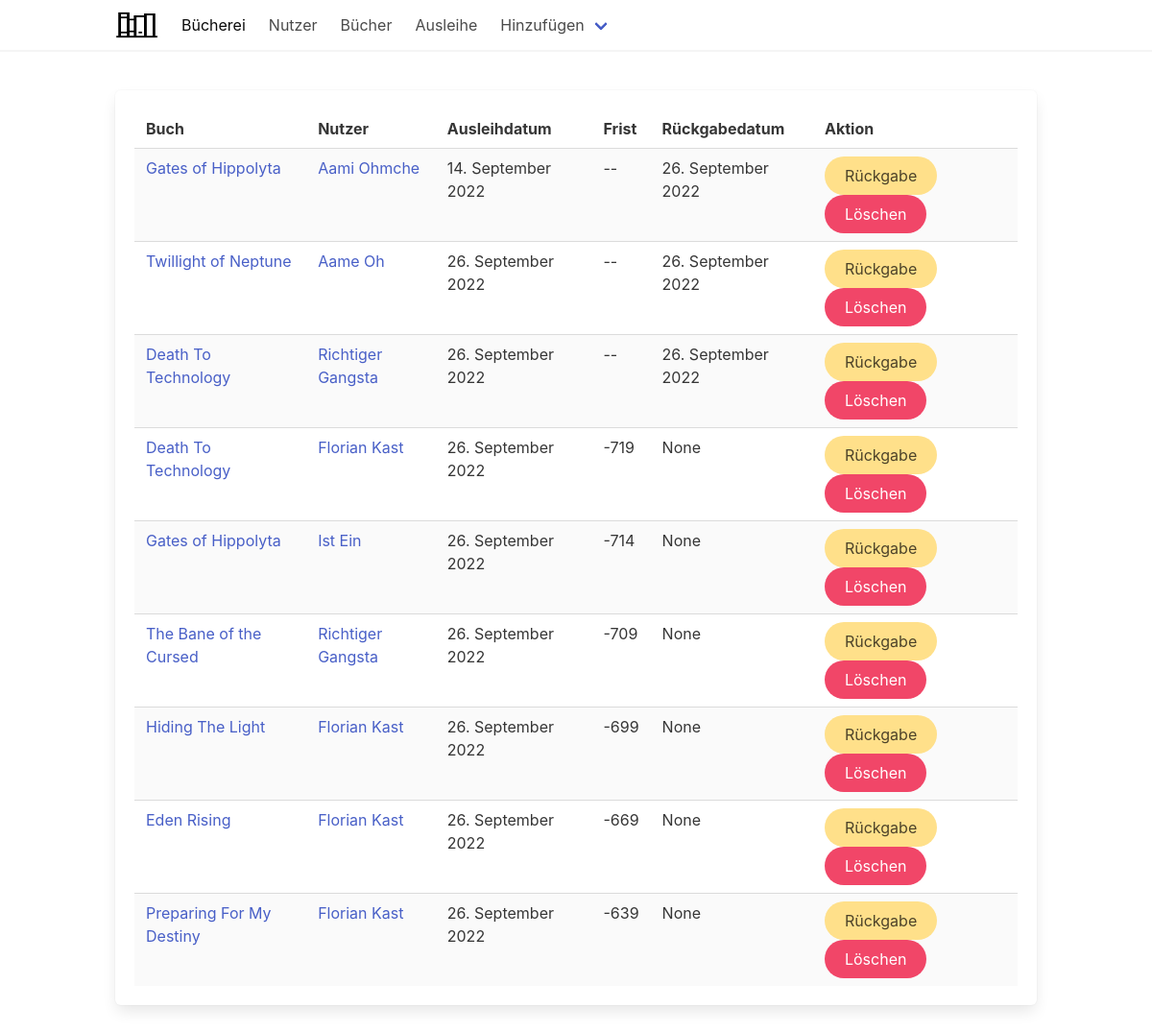
Before: / with the older database file.
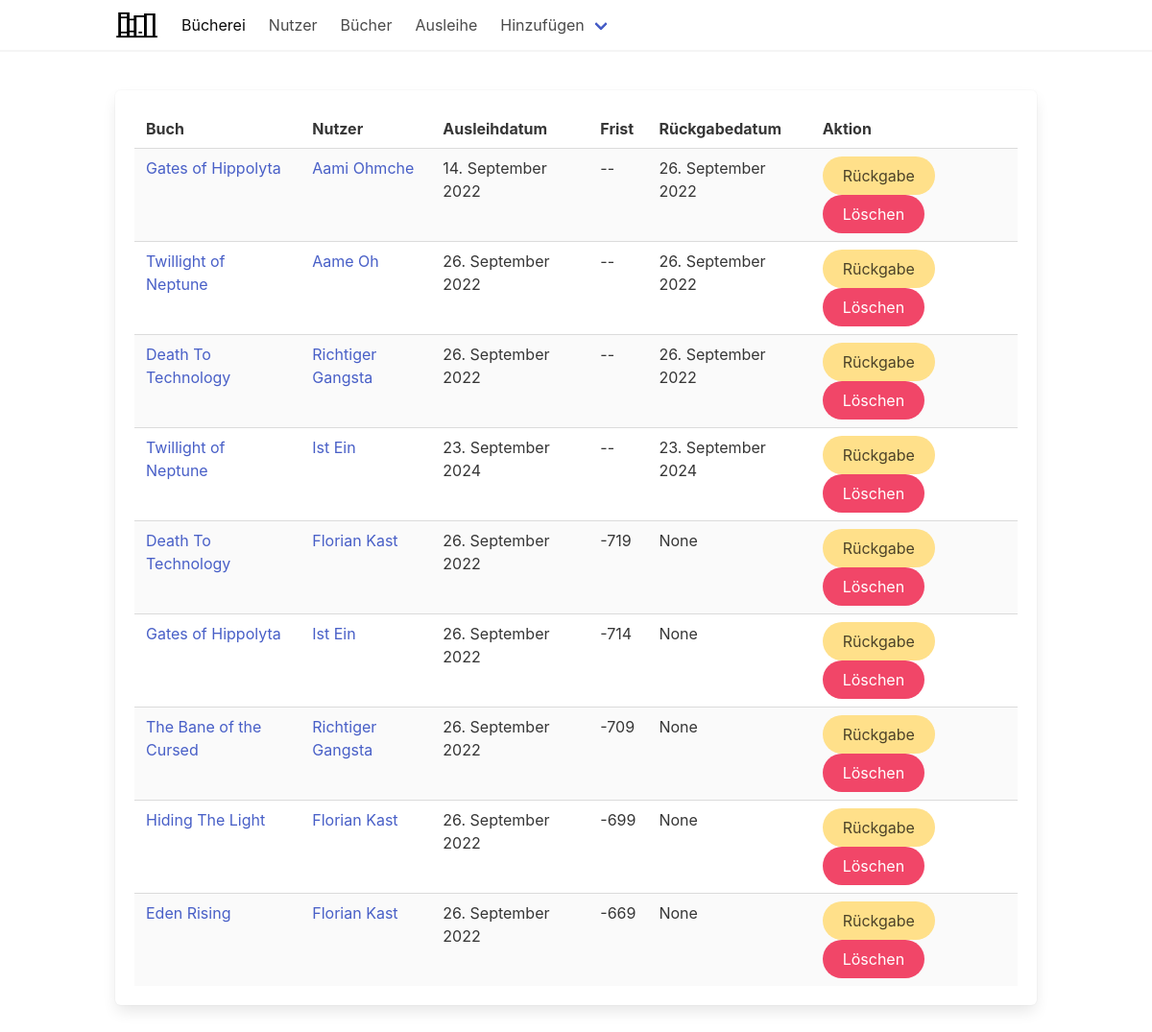
After: the same page with the newer database file.
### buecherei/models.py (models this page shows, shortened)
class Ausleihe(models.Model):
    buchID = models.ForeignKey(Buch,on_delete=models.CASCADE)
    bibliotheksbenutzerID = models.ForeignKey(Bibliotheksbenutzer, on_delete=models.CASCADE)
    frist = models.IntegerField(default="30", verbose_name="Penis", null=True)
    verbleibend = models.IntegerField(null=True)
    ausleihdatum = models.DateField(auto_now_add=True)
    rueckgabedatum = models.DateField(null=True, blank=True)
    class Meta:
        verbose_name_plural = "Ausleihe"

class Buch(models.Model):
    isbn = models.IntegerField()
    verlag = models.ForeignKey(Verlag, on_delete=models.CASCADE, related_name="verlag")
    titel = models.CharField(max_length=64)
    genre = models.CharField(max_length=64)
    jahr = models.IntegerField()
    autor = models.ManyToManyField(Autor)
    ausgeliehen = models.BooleanField(default=False)
    def __str__(self):
        return f"{self.titel}"
    class Meta:
        verbose_name_plural = "Bücher"

class Bibliotheksbenutzer(models.Model):
    name = models.CharField(max_length=64)
    nachname = models.CharField(max_length=64)
    strasse = models.CharField(max_length=64)
    plz = models.IntegerField()
    def __str__(self):
        return f"{self.name} {self.nachname}"
    class Meta:
        verbose_name_plural = "Bibliotheksbenutzer"

### buecherei/views.py (the view, shortened to what this page needs)
# urls.py: path('', views.index, name='index'),
def index(request):
    aktuelle_frist = Ausleihe.objects.filter(rueckgabedatum=None).values("ausleihdatum", "frist", "id")
    new_frist = [date.today() - aktuelle_frist[x]["ausleihdatum"] for x in range(len(aktuelle_frist))]
    new_frist = [aktuelle_frist[x]["frist"] - new_frist[x].days for x in range(len(aktuelle_frist))]
    for x in range(len(aktuelle_frist)):
        Ausleihe.objects.filter(rueckgabedatum=None).filter(id=aktuelle_frist[x]["id"]).update(verbleibend=new_frist[x])
    alle_ausleihe = Ausleihe.objects.all()
    paginator = Paginator(alle_ausleihe.order_by("frist"), 25)
    page_number = request.GET.get('page')
    page_obj = paginator.get_page(page_number)
    return render(request, 'index.html', {
        "page_obj": page_obj,
    })

### templates/index.html (shortened to what this page needs)
{% extends "base.html" %}
{% block navbar %}
    <a class="navbar-item is-active" href="/">Bücherei</a>
    <a class="navbar-item" href="{% url "nutzer" %}">Nutzer</a>
    <a class="navbar-item" href="{% url "buch" %}">Bücher</a>
    <a class="navbar-item" href="{% url "ausleih" %}">Ausleihe</a>
{% endblock %}
{% block content %}
<div class="container is-max-widescreen">
<div class="columns">
<div class="column is-centered">
    <form method="post">
    {% block table %}
        <table  class="table is-striped is-hoverable box">
            <tr class="tr">
                <th class="th">Buch</th>
                <th class="th">Nutzer</th>
                <th class="th">Ausleihdatum</th>
                <th class="th">Frist</th>
                <th class="th">Rückgabedatum</th>
                <th class=" th th__actions">Aktion</th>
            </tr>
            {% for ausleih in page_obj %}
            <tr class="tr nutzer__table_row">
                <td class="td"><a href="{% url 'buch_detail' ausleih.buchID.id %}">{{ ausleih.buchID }}</a></td>
                <td class="td"><a href="{% url 'nutzer_detail' ausleih.bibliotheksbenutzerID.id %}">{{ ausleih.bibliotheksbenutzerID }}</a></td>
                <td class="td">{{ ausleih.ausleihdatum }}</td>
                {% if not ausleih.frist %}
                    <td class="td">--</td>
                {% else %}
                    <td class="td">{{ ausleih.verbleibend }}</td>
                {% endif %}
                <td class="td">{{ ausleih.rueckgabedatum }}</td>
                <td class="td">
                    <button type="submit" name="rueckgabe" value="{{ ausleih.id }}" class="button is-warning is-rounded is-responsive">Rückgabe</button>
                    <button type="submit" class="button is-danger is-rounded is-responsive" name="delete" value="{{ ausleih.id }}">Löschen</button>
                </td>
            </tr>
            {% endfor %}
        </table>
    {% endblock %}
    </form>
</div>
</div>
</div>
{% endblock %}

Changed rows visible on the page:
removed Ausleihe: buchID "Preparing For My Destiny", bibliotheksbenutzerID "Florian Kast", ausleihdatum "26. September 2022", verbleibend "-639", rueckgabedatum "None", {{ ausleih.id }} 24 (drawn)
added Ausleihe: buchID "Twillight of Neptune", bibliotheksbenutzerID "Ist Ein", ausleihdatum "23. September 2024", rueckgabedatum "23. September 2024", {{ ausleih.id }} 28 (drawn)
